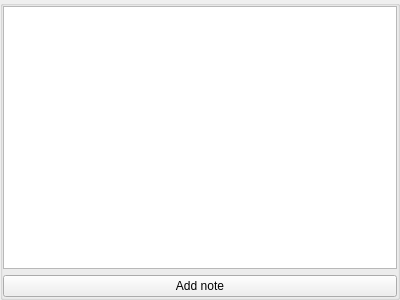
<?xml version="1.0" encoding="UTF-8"?>
<ui version="4.0">
 <class>Notes</class>
 <widget class="BaseWgt" name="Notes">
  <property name="geometry">
   <rect>
    <x>0</x>
    <y>0</y>
    <width>400</width>
    <height>300</height>
   </rect>
  </property>
  <property name="windowTitle">
   <string>Form</string>
  </property>
  <layout class="QVBoxLayout" name="verticalLayout">
   <property name="leftMargin">
    <number>0</number>
   </property>
   <property name="topMargin">
    <number>0</number>
   </property>
   <property name="rightMargin">
    <number>0</number>
   </property>
   <property name="bottomMargin">
    <number>0</number>
   </property>
   <item>
    <widget class="QTableWidget" name="table">
     <property name="sizePolicy">
      <sizepolicy hsizetype="Expanding" vsizetype="MinimumExpanding">
       <horstretch>0</horstretch>
       <verstretch>0</verstretch>
      </sizepolicy>
     </property>
     <property name="focusPolicy">
      <enum>Qt::NoFocus</enum>
     </property>
     <property name="contextMenuPolicy">
      <enum>Qt::CustomContextMenu</enum>
     </property>
     <property name="selectionBehavior">
      <enum>QAbstractItemView::SelectRows</enum>
     </property>
     <property name="verticalScrollMode">
      <enum>QAbstractItemView::ScrollPerPixel</enum>
     </property>
     <property name="horizontalScrollMode">
      <enum>QAbstractItemView::ScrollPerPixel</enum>
     </property>
     <property name="sortingEnabled">
      <bool>true</bool>
     </property>
     <property name="columnCount">
      <number>0</number>
     </property>
     <attribute name="horizontalHeaderStretchLastSection">
      <bool>true</bool>
     </attribute>
     <attribute name="verticalHeaderVisible">
      <bool>false</bool>
     </attribute>
    </widget>
   </item>
   <item>
    <widget class="QPushButton" name="add_row_btn">
     <property name="text">
      <string>Add note</string>
     </property>
    </widget>
   </item>
  </layout>
  <action name="actionDelete_note">
   <property name="icon">
    <iconset resource="../resources.qrc">
     <normaloff>:/notes/imgs/tresh.png</normaloff>:/notes/imgs/tresh.png</iconset>
   </property>
   <property name="text">
    <string>Delete note</string>
   </property>
   <property name="shortcut">
    <string>Ctrl+Del</string>
   </property>
   <property name="menuRole">
    <enum>QAction::NoRole</enum>
   </property>
  </action>
  <action name="actionAdd_note">
   <property name="text">
    <string>Add note</string>
   </property>
   <property name="menuRole">
    <enum>QAction::NoRole</enum>
   </property>
  </action>
 </widget>
 <customwidgets>
  <customwidget>
   <class>BaseWgt</class>
   <extends>QGroupBox</extends>
   <header>BaseWgt/BaseWgt.h</header>
   <container>1</container>
  </customwidget>
 </customwidgets>
 <resources>
  <include location="../resources.qrc"/>
 </resources>
 <connections/>
</ui>
